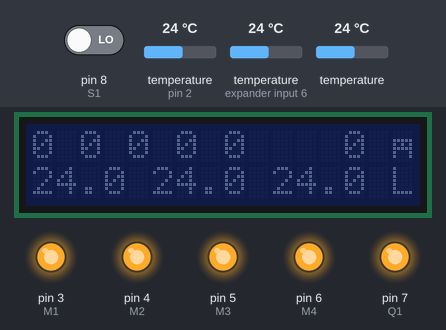
Recording of a program running on a simulated Arduino Uno, built with avr-gcc and run on an emulated ATmega328P. On the bench: 16×2 character LCD, output pins drawn as LEDs (lit = HIGH). The test bench sets the inputs (shaded band); at power-on: pin 8 (S1) LOW, temperature (sensors on pin 2, expander input 6) 24 °C, temperature 24 °C. What the program prints to the serial monitor is not drawn.

Above: at 1.3 s.
1.4 s: pin 8 (S1) driven HIGH
At 3.9 s:
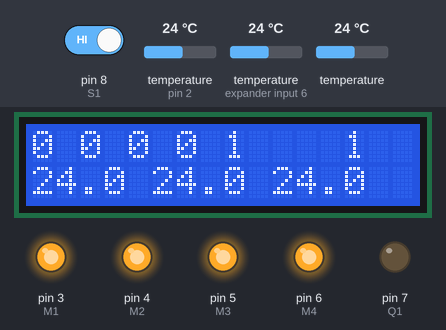
7.2 s: pin 8 (S1) driven LOW
At 11.3 s:
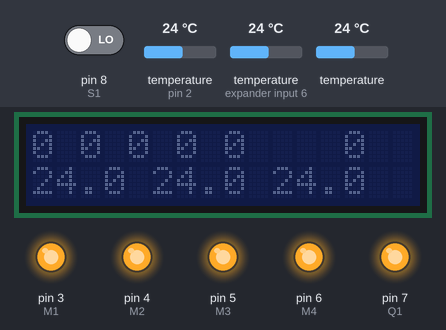
13.0 s: temperature (sensor on pin 2) set to 25.8 °C
At 15.0 s:
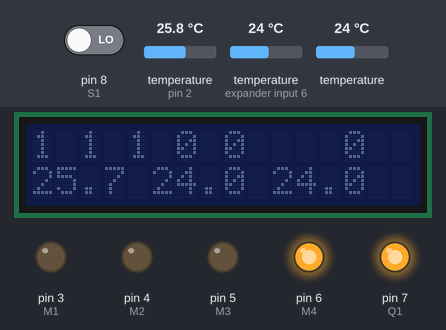
18.8 s: temperature (sensor on expander input 6) set to 12 °C
At 20.5 s:
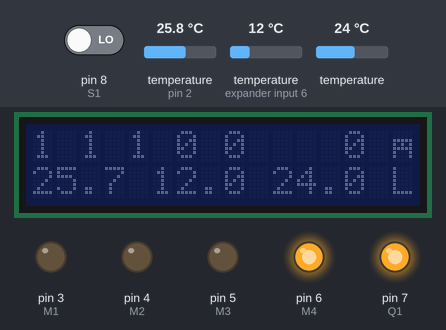
22.7 s: temperature (sensor 202) set to 12 °C
At 24.2 s:
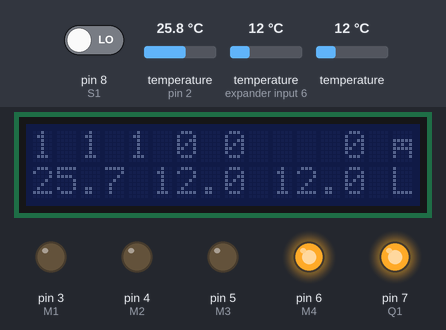
26.4 s: pin 8 (S1) driven HIGH
At 27.9 s:
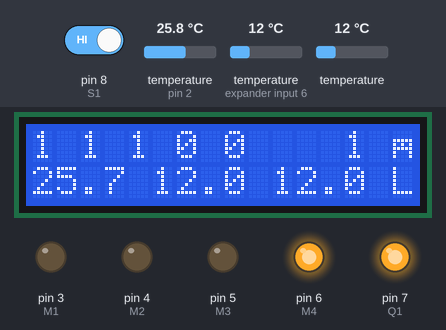
Timing chart, 0 to 29.4 s (numbered marks = the images above; inputs shaded):
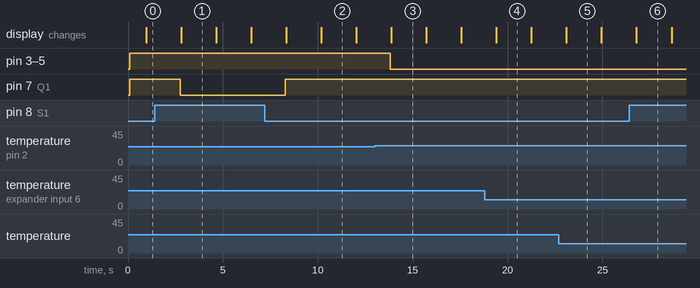

Measured:
- the behaviour switches between 25 and 25.1 °C on temperature (sensor on pin 2) (found by bisection; images 2 and 3)
- after the input at 1.4 s, pin 7 (Q1): HIGH → LOW after 1.3 s; the display: changes after 1.4 s (image 1)
- after the input at 7.2 s, pin 7 (Q1): LOW → HIGH after 1.1 s; the display: first changes after 1.1 s (image 2 shows a later state)
- after the input at 13.0 s, pin 3 (M1), pin 4 (M2), pin 5 (M3): HIGH → LOW after 0.82 s; the display: changes after 0.87 s (image 3)
- after the input at 18.8 s, the display: changes after 0.61 s (image 4)
- after the input at 22.7 s, the display: changes after 0.40 s (image 5)
- after the input at 26.4 s, the display: changes after 0.39 s (image 6)

The program:

main.cpp
```cpp
#ifndef UNIT_TEST

#include <Arduino.h>
#include <Wire.h>
#include <OneWire.h>
#include <DallasTemperature.h>
#include <LiquidCrystal_I2C.h>
#include "calculator.h"

void getS1();
void getTemperatures();

void setStates();
void setState(int pin, bool value);

void printAll();
void printLoopIndicator();
void printTemperature(float tempC, uint8_t position);
void printState(bool state, uint8_t position);
void toggleBacklight();

/* Digital Pins ***************************************************************/

#define ONE_WIRE_BUS 2 // temperature devices
#define M1           3 // cirkulācijas sūknis
#define M2           4 // kolektoru vārsts
#define M3           5 // cirkulācijas vārsts
#define M4           6 // grīdas kontūra vārsts
#define Q1           7 // boilera sildītājs (HeaterOn)
#define S1           8 // switch (AtHome)

/* Variables ******************************************************************/

// Setup LCD
LiquidCrystal_I2C lcd(0x3F, 2, 1, 0, 4, 5, 6, 7, 3, POSITIVE);

// Setup a oneWire instance to communicate with any OneWire devices
OneWire oneWire(ONE_WIRE_BUS);

// Pass our oneWire reference to Dallas Temperature
DallasTemperature sensors(&oneWire);

// Temperature sensor addresses
DeviceAddress t1Address = { 0x28, 0xFF, 0x4D, 0x86, 0xC1, 0x16, 0x04, 0x42 }; // T1 gray, white, black;
DeviceAddress t2Address = { 0x28, 0xFF, 0x36, 0x3B, 0xB3, 0x16, 0x05, 0xAD }; // T2 green, blue, red
DeviceAddress t3Address = { 0x28, 0xFF, 0x67, 0xD7, 0xB5, 0x16, 0x03, 0xA2 }; // T3 brown, red, orange

Calculator calc;

// Indicator
bool loopIndicator = false;

void setup() {
  Serial.begin(9600); // Used to type in characters
  Serial.println("Liepa Solar Ctl");

  lcd.begin(16, 2);    // initialize the lcd for 16 chars 2 lines, turn on backlight
  lcd.setCursor(0, 0); // char, line
  lcd.print("Liepa Solar Ctl");
  lcd.setCursor(0, 1);
  lcd.print("Locating...");

  setStates(); // set default relay states before changing pin mode
  pinMode(M1, OUTPUT);
  pinMode(M2, OUTPUT);
  pinMode(M3, OUTPUT);
  pinMode(M4, OUTPUT);
  pinMode(Q1, OUTPUT);
  pinMode(S1, INPUT);

  // locate devices on the bus
  Serial.print("Locating devices...");
  sensors.begin();
  Serial.print("Found ");
  Serial.print(sensors.getDeviceCount(), DEC);
  Serial.println(" devices.");

  // Make sensor reading super precise
  sensors.setResolution(t1Address, 12);
  sensors.setResolution(t2Address, 12);
  sensors.setResolution(t3Address, 12);

  lcd.clear();
}

void loop() {
  loopIndicator = !loopIndicator;

  // Read states
  getTemperatures();
  getS1();

  // Calculte new states
  calc.calculate();

  // Change relay states
  setStates();

  // Print
  toggleBacklight();
  printAll();

  // Sleep before the next tick
  delay(1000);
}

void getS1() {
  calc.setS1(digitalRead(S1) == HIGH);
}

void getTemperatures() {
  Serial.print("Requesting temperatures...");
  sensors.requestTemperatures(); // Send the command to get temperatures
  Serial.println("DONE");

  calc.setT1(sensors.getTempC(t1Address));
  calc.setT2(sensors.getTempC(t2Address));
  calc.setT3(sensors.getTempC(t3Address));
}

void setStates() {
  setState(M1, calc.getM1());
  setState(M2, calc.getM2());
  setState(M3, calc.getM3());
  setState(M4, calc.getM4());
  setState(Q1, calc.getQ1());
}

void setState(int pin, bool value) {
  if (value) {
    digitalWrite(pin, LOW);
  } else {
    digitalWrite(pin, HIGH);
  }
}

void printAll() {
  printTemperature(calc.getT1(),  0);
  printTemperature(calc.getT2(),  5);
  printTemperature(calc.getT3(), 10);
  printState(calc.getM1(), 0);
  printState(calc.getM2(), 2);
  printState(calc.getM3(), 4);
  printState(calc.getM4(), 6);
  printState(calc.getQ1(), 8);
  printState(calc.getS1(), 13);
  printLoopIndicator();
}

void printLoopIndicator() {
  if (loopIndicator) {
    lcd.setCursor(15, 0);
    lcd.print((char)252);
    lcd.setCursor(15, 1);
    lcd.print("L");
  } else {
    lcd.setCursor(15, 0);
    lcd.print(" ");
    lcd.setCursor(15, 1);
    lcd.print(" ");
  }
}

void printTemperature(float tempC, uint8_t position) {
  Serial.print("Temp C: ");
  Serial.print(tempC);
  lcd.setCursor(position, 1); // char, line
  lcd.print("     ");
  lcd.setCursor(position, 1); // char, line
  lcd.print(tempC);
  lcd.setCursor(position + 4, 1);
  lcd.print(" ");
}

void printState(bool state, uint8_t position) {
  Serial.print("State: ");
  Serial.print(state ? "1" : "0");
  lcd.setCursor(position, 0); // char, line
  lcd.print(state ? "1" : "0");
}

void toggleBacklight() {
  if (calc.getS1()) {
    lcd.backlight();
  } else {
    lcd.noBacklight();
  }
}

#endif
```
